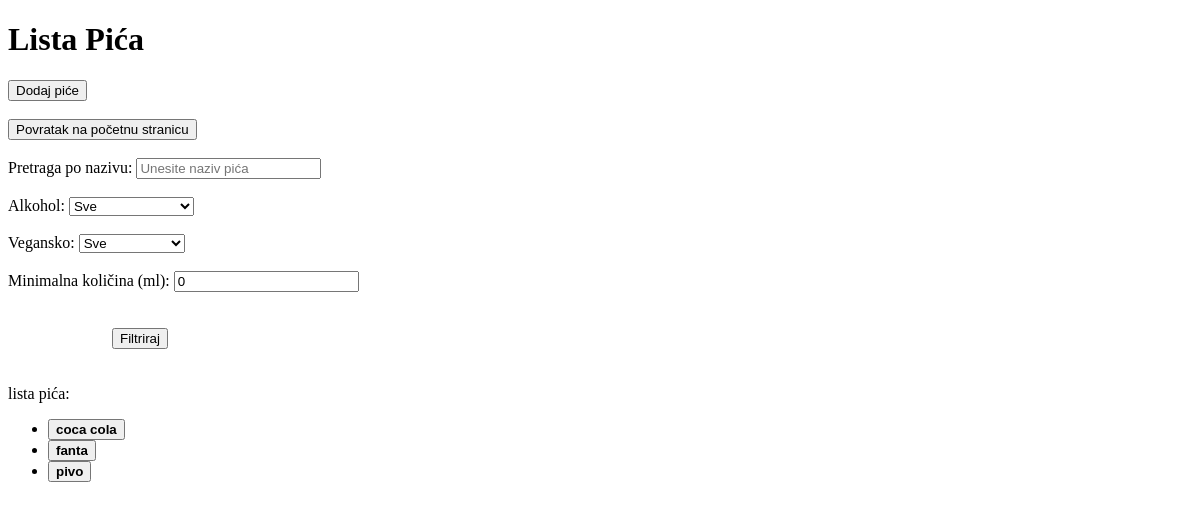
/lista-pica, run on an earlier commit of the app's database.
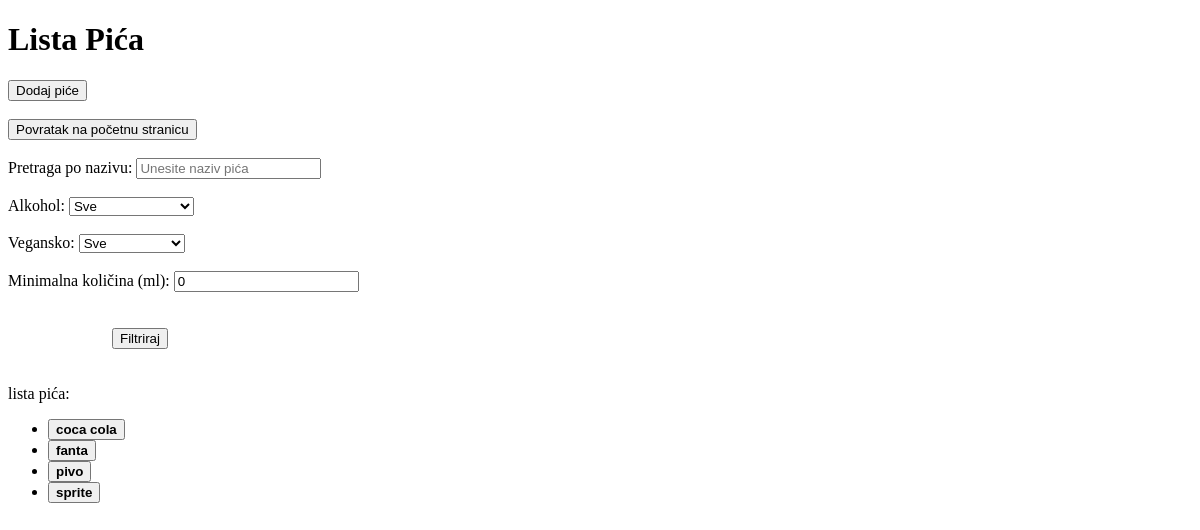
And on a later commit of the database.
### main/models.py (models this page shows, shortened)
class Pice(models.Model):
    pice_sifra = models.UUIDField(default=uuid.uuid4, editable=False, unique=True)    #models.CharField(max_length=10, unique=True, blank=True)
    pice_naziv = models.CharField(max_length=30)
    pice_opis = models.CharField(max_length=100)
    pice_kolicina_u_ml = models.FloatField()
    pice_sadrzi_alkohol = models.BooleanField(default=False)
    pice_vegansko = models.BooleanField(default=False)
    pice_poj_cijena = models.DecimalField(max_digits=10, decimal_places=2)

### main/views.py (the view)
# urls.py: path('lista-pica', views.PiceListView.as_view(), name='drink_list_view'),
class PiceListView(ListView):
    model = Pice
    template_name = 'main/admin/lista_pica/list_view.html'
    context_object_name = 'pica'
    paginate_by = 10
    def get_queryset(self):
        queryset = super().get_queryset()
        search = self.request.GET.get('search')
        alkohol = self.request.GET.get('alkohol')
        vegansko = self.request.GET.get('vegansko')
        min_kolicina = self.request.GET.get('min_kolicina')
        if search:
            queryset = queryset.filter(pice_naziv__icontains=search)
        if alkohol:
            if alkohol == 'true':
                queryset = queryset.filter(pice_sadrzi_alkohol=True)
            elif alkohol == 'false':
                queryset = queryset.filter(pice_sadrzi_alkohol=False)
        if vegansko:
            if vegansko == 'true':
                queryset = queryset.filter(pice_vegansko=True)
            elif vegansko == 'false':
                queryset = queryset.filter(pice_vegansko=False)
        if min_kolicina:
            queryset = queryset.filter(pice_kolicina_u_ml__gte=min_kolicina)
        return queryset
    def get_context_data(self, **kwargs):
        context = super().get_context_data(**kwargs)
        return context

### main/templates/main/admin/lista_pica/list_view.html (shortened to what this page needs)
<!DOCTYPE html>
<html lang="en">
<head>
</head>
<body>
    <h1>Lista Pića</h1>
    <a href="{% url 'main:dodaj_pice' %}">
        <button>Dodaj piće</button>
    </a>
    <br>
    <br>
    <a href="{% url 'main:homepage' %}">
        <button>Povratak na početnu stranicu</button>
    </a>
    <br>
    <br>
    <form method="get">
        <label for="search">Pretraga po nazivu:</label>
        <input type="text" name="search" id="search" value="{{ request.GET.search }}" placeholder="Unesite naziv pića">
        <br>
        <br>
        <label for="alkohol">Alkohol:</label>
        <select name="alkohol" id="alkohol">
            <option value="">Sve</option>
        </select>
        <br>
        <br>
        <label for="vegansko">Vegansko:</label>
        <select name="vegansko" id="vegansko">
            <option value="">Sve</option>
        </select>
        <br>
        <br>
        <label for="min_kolicina">Minimalna količina (ml):</label>
        <input type="number" name="min_kolicina" value="{{ request.GET.min_kolicina|default:0 }}" min="0" id="min_kolicina">
         <br>
         <br>
         <br>
        <button type="submit">Filtriraj</button>
    </form>
    <br>
    <br>
    lista pića:
    <ul>
        {% for pice in pica %}
        <li>
            <a href="{% url 'main:pice_detail' pk=pice.pk %}">
            <button>
                <strong>{{ pice.pice_naziv }}</strong><br>
            </button>
        </a>
        </li>
        {% empty %}
            <li>Nema pića za prikaz prema odabranim filtrima.</li>
        {% endfor %}
    </ul>
</body>
</html>

What changed in the data, as far as the page shows it:
added Pice: pice_naziv "sprite"
